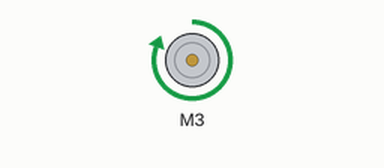
Recording of a sketch running on a simulated Arduino Uno, built with avr-gcc and run on an emulated ATmega328P. Parts: DC motor (green arrow = forward, orange = backward, longer = faster).

Above: at 0.1 s.
Timing chart, 0 to 1.6 s (numbered marks = the images above):
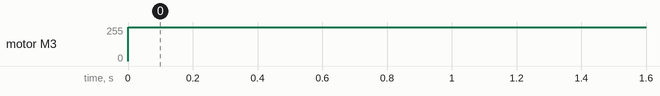

Measured:
- by itself, motor M3: stopped → forward 255/255 at 0.00 s

The sketch:

motor_feria_ciencia.ino
```cpp
#include <AFMotor.h>

AF_DCMotor motorA(3);

void setup()
{
  Serial.begin(9600);
  Serial.begin(9600);
  motorA.setSpeed(255);
}

void loop()
{
 if (Serial.available()>0){
  int letra=Serial.read();

}

  motorA.setSpeed(255);
  motorA.run(FORWARD);
  delay(3000);
}
```
